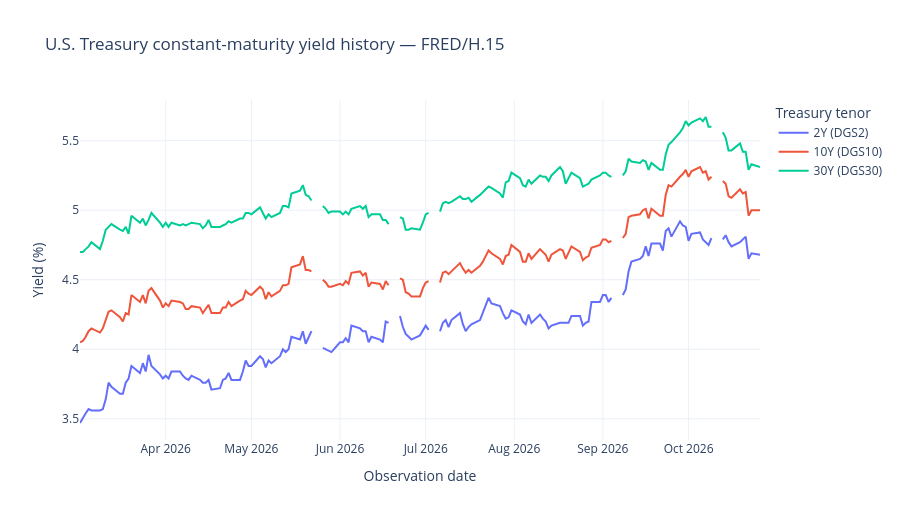

The notebook cell saved with this chart:
### Code cell
history_figure = show_yield_history(
    observations, *date_range.get_dates()
)

### Figure 1 — Plotly figure (JSON) as saved in the notebook; plotly's stock layout.template omitted (floating-point values rounded to 4 significant figures; data arrays with more than 128 entries replaced by an {"elided": "..."} marker saying what was removed)
{"data": [{"connectgaps": false, "hovertemplate": "%{x|%Y-%m-%d}<br>%{y:.2f}%<extra>%{fullData.name}</extra>", "line": {"dash": "solid"}, "mode": "lines", "name": "2Y (DGS2)", "type": "scatter", "x": {"elided": "171 str values"}, "y": {"elided": "171 float values"}}, {"connectgaps": false, "hovertemplate": "%{x|%Y-%m-%d}<br>%{y:.2f}%<extra>%{fullData.name}</extra>", "line": {"dash": "solid"}, "mode": "lines", "name": "10Y (DGS10)", "type": "scatter", "x": {"elided": "171 str values"}, "y": {"elided": "171 float values"}}, {"connectgaps": false, "hovertemplate": "%{x|%Y-%m-%d}<br>%{y:.2f}%<extra>%{fullData.name}</extra>", "line": {"dash": "solid"}, "mode": "lines", "name": "30Y (DGS30)", "type": "scatter", "x": {"elided": "171 str values"}, "y": {"elided": "171 float values"}}], "layout": {"height": 520, "hovermode": "x unified", "legend": {"title": {"text": "Treasury tenor"}}, "title": {"text": "U.S. Treasury constant-maturity yield history — FRED/H.15"}, "xaxis": {"range": ["2026-03-02", "2026-10-26"], "title": {"text": "Observation date"}, "type": "date"}, "yaxis": {"autorange": true, "title": {"text": "Yield (%)"}}}}
